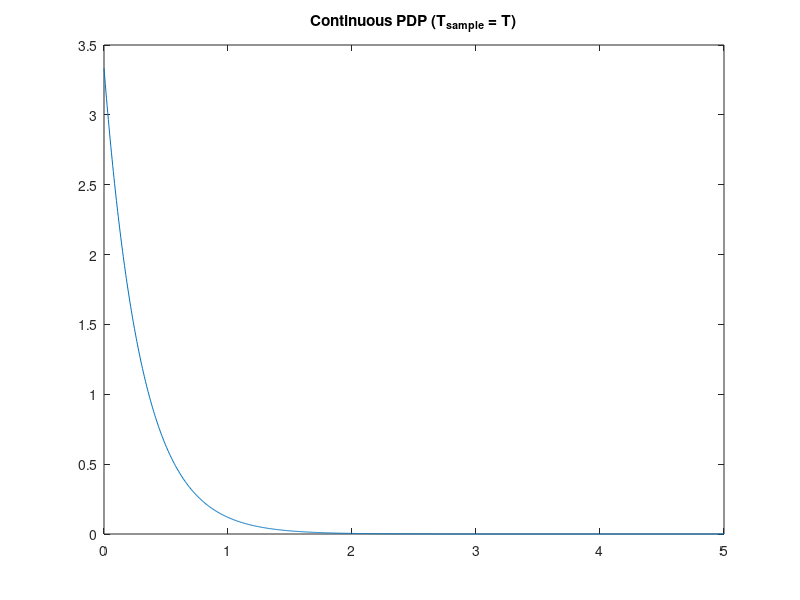
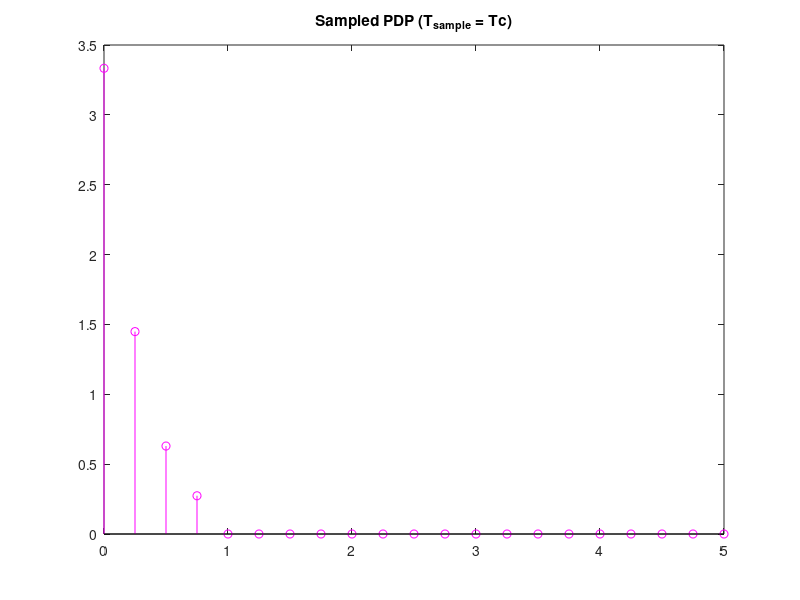
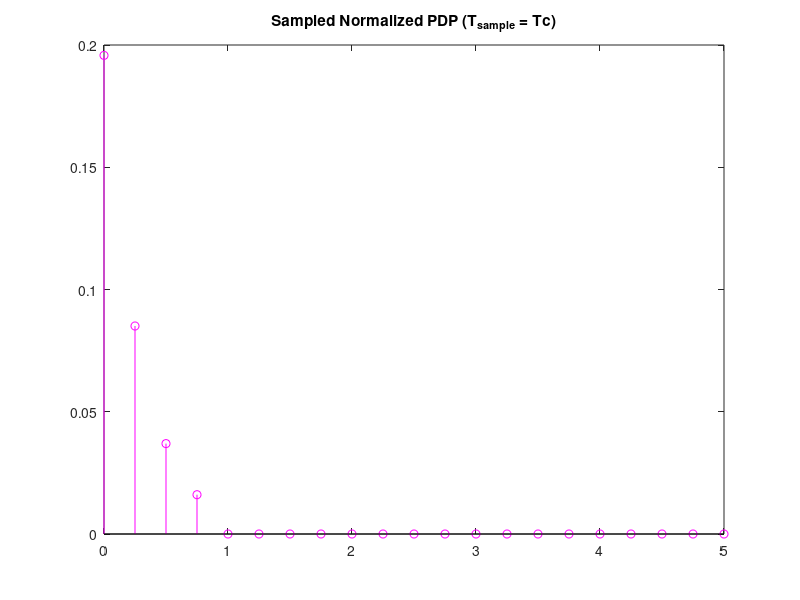

Source code (MATLAB) for these figures, in order: (Note: this script raises an error after producing the figures.)
clear all
close all
T = 1;      % Sampling time before interpolation
tau_rms = 0.3*T;       
tau = linspace(0, 5, 1000);
PDP_continuous = exp(-tau/tau_rms)./tau_rms;
figure
plot(tau, PDP_continuous);
title('Continuous PDP (T_{sample} = T)');

%I'll now sample the "continuous" PDP
Tc = (0.25*T);      %New sampling time
tau = 0:Tc:5;
samples = 4;
PDP_sampled = exp(-tau/tau_rms)./tau_rms;
PDP_sampled = [PDP_sampled(1:samples) zeros(1, length(PDP_sampled )-samples)] ;
figure
stem(tau, PDP_sampled, 'm');
title('Sampled PDP (T_{sample} = Tc)');



%normalization of the PDP
K = 3; %K in dB
K = 10^(K/10); % K in linear

Md = sum(PDP_sampled);

C = sqrt(K/(K+1));

norm = Md/( 1 - C^2 ); % MdNorm = 1 - c^2

MdNorm = Md/norm; %PDP normalized

sum( MdNorm ) + C^2 
figure
stem(tau, PDP_sampled/norm, 'm');
title('Sampled Normalized PDP (T_{sample} = Tc)');

%filter to create g

%Classical Doppler
%Here we build a proper white noise

fd = 5*10.^(-3);
% lin = linspace(0, 0.999, 1000);
% f = linspace(0, 1, 100001);
% sqrt_D = zeros(1, 50001);
% for i = 1:50001
%     sqrt_D(i) = sqrt((1/(pi*fd*sqrt(1-(f(i)/fd).^2))).*(abs(f(i)) < fd));%ho messo < invece di <= perche per f=fd la funzione diventa infinito
% end
% for i = 1 : 50000 %whole spectrum of Hds in [0,1]
%     sqrt_D( i + 50001 ) = conj( sqrt_D( 50001 - i ) );
% end
% figure
% plot(f, 10*log10(sqrt_D));
% title('DOPPLER SPECTRUM (dB), Classical (Jake) model');
% axis([0 1 8 15]);
% 
% 
% %Chebychev lowpass filter
% n = 10; %order of cheb low pass filter
% Rp = 1;%decibels of peak-to-peak passband ripple
% Wp =  fd;%normalized passband edge frequency
% [b,a] = cheby1(n,Rp,Wp); %returns the coefficent of the TF
% Hds2 = freqz(b,a,100001,'whole');
% figure 
% plot( 0:0.00001:1, 10*log10( abs(Hds2) ));
% title('Frequency response of Chebychev filter (dB)');
% 
% for i = 1:100001
%     Hds(i) = sqrt_D(i)*Hds2(i);
% end
% 
% figure 
% plot( 0:0.00001:1, Hds );%ci sono problemi in dB peche la maggior parte dei valori e' 0
% title('Frequency response of Hds filter (linear)');
% 
% 
% hds = ifft( sqrt_D );
% gi = conv(hds,w_i);
% figure
% plot( 0 : length(gi)-1, gi );
% title('gi');
gtilda = cell(samples, 1);
giInt = cell(samples, 1);

for i = 1:samples
%White noise
w_i = wgn(1, 1000, 1, 'complex');

%NarrowBand Filter
gtilda{i} = hds(w_i);

%Cubic Interpolator
x = 0:length(gtilda{i})-1;
xx = 0: 0.25 : length(gtilda{i})-1;
giInt{i} = spline( x, gtilda{i}, xx);

end
% figure
% plot(x,gi,'o',xx,giInt)

%Sigma_i
sigma_i = zeros(samples, 1);

for i = 1:samples
   sigma_i(i) = sqrt(PDP_sampled(i)/norm); 
end

%g_i
g_i = cell(samples, 1);

for i = 1:samples
    
    g_i{i} = sigma_i(i) * giInt{i};
    
    if i == 1
        g_i{i} = g_i{i} + C;
    end
    figure
    plot(xx, g_i{i});
   
end
